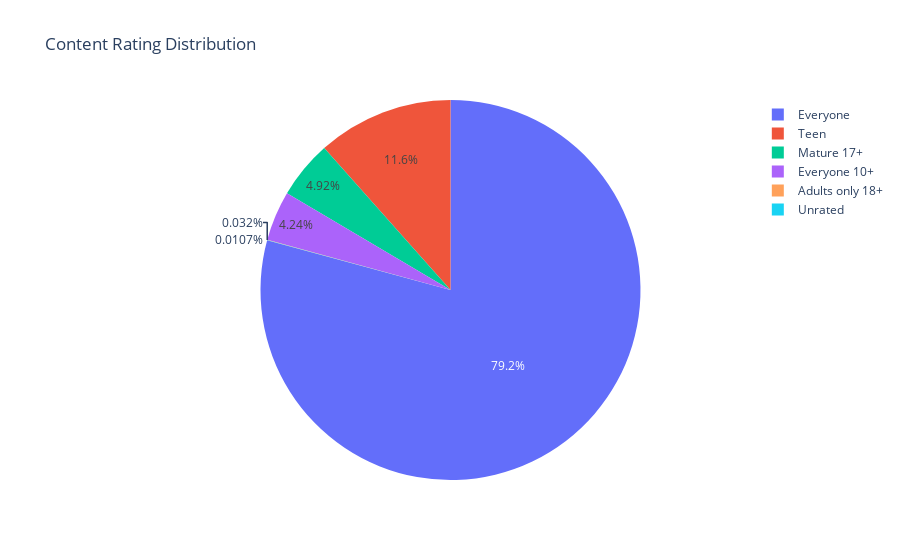

Notebook cell for this chart:
### Code cell
fig = px.pie(
    values=content_rating.values,
    names=content_rating.index,
    title="Content Rating Distribution"
)
fig.show()

### Figure 1 — Plotly figure (JSON) as saved in the notebook; plotly's stock layout.template omitted (floating-point values rounded to 4 significant figures)
{"data": [{"domain": {"x": [0, 1], "y": [0, 1]}, "hovertemplate": "label=%{label}<br>value=%{value}<extra></extra>", "labels": ["Everyone", "Teen", "Mature 17+", "Everyone 10+", "Adults only 18+", "Unrated"], "legendgroup": "", "name": "", "showlegend": true, "type": "pie", "values": [7419, 1084, 461, 397, 3, 1]}], "layout": {"legend": {"tracegroupgap": 0}, "title": {"text": "Content Rating Distribution"}}}
